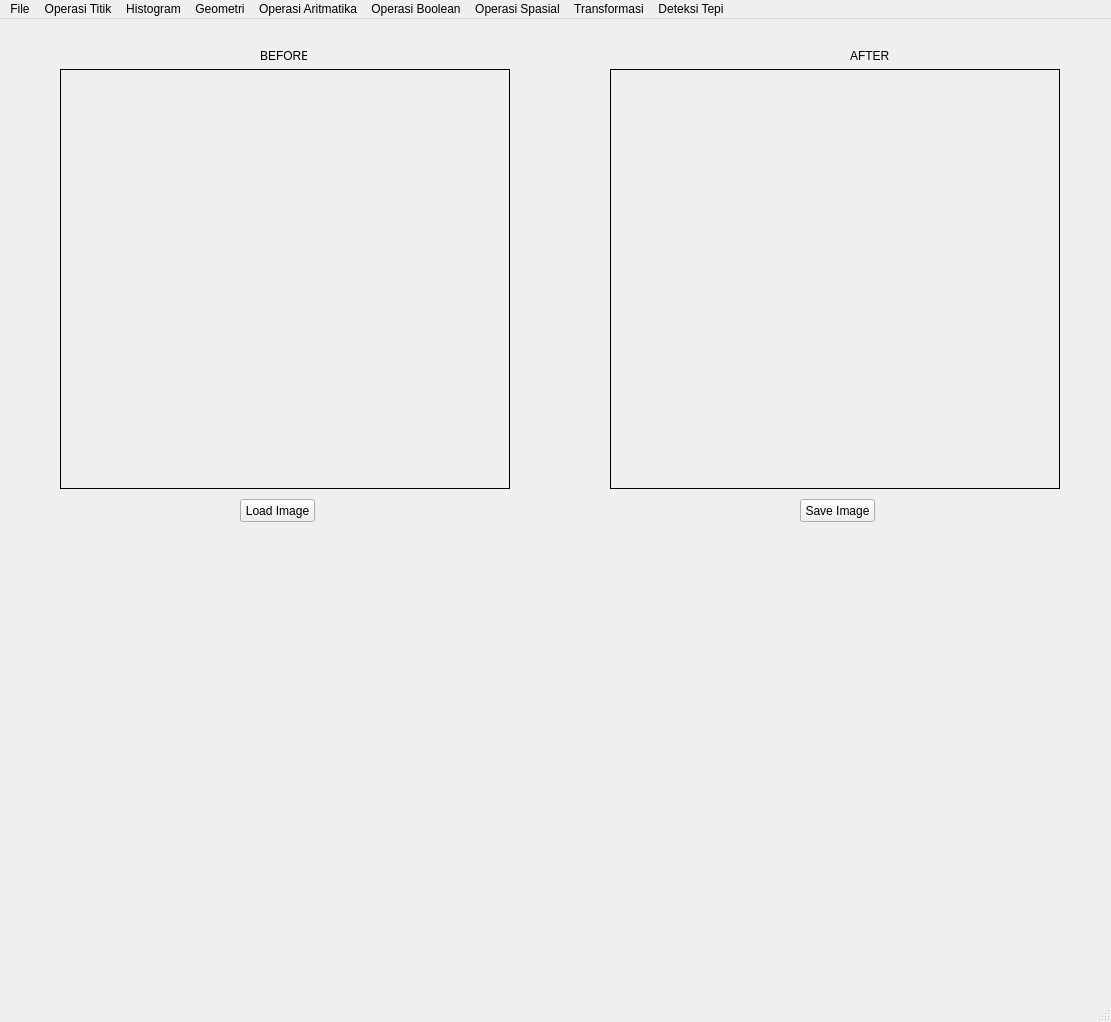
<?xml version="1.0" encoding="UTF-8"?>
<ui version="4.0">
 <author>Rhyred</author>
 <class>My_Program_152024141</class>
 <widget class="QMainWindow" name="My_Program_152024141">
  <property name="geometry">
   <rect>
    <x>0</x>
    <y>0</y>
    <width>1111</width>
    <height>1022</height>
   </rect>
  </property>
  <property name="windowTitle">
   <string>MainWindow</string>
  </property>
  <widget class="QWidget" name="centralwidget">
   <widget class="QPushButton" name="loadButton">
    <property name="geometry">
     <rect>
      <x>240</x>
      <y>480</y>
      <width>75</width>
      <height>23</height>
     </rect>
    </property>
    <property name="text">
     <string>Load Image</string>
    </property>
   </widget>
   <widget class="QLabel" name="imgLabel">
    <property name="geometry">
     <rect>
      <x>60</x>
      <y>50</y>
      <width>450</width>
      <height>420</height>
     </rect>
    </property>
    <property name="frameShape">
     <enum>QFrame::Box</enum>
    </property>
    <property name="text">
     <string/>
    </property>
   </widget>
   <widget class="QLabel" name="hasilLabel">
    <property name="geometry">
     <rect>
      <x>610</x>
      <y>50</y>
      <width>450</width>
      <height>420</height>
     </rect>
    </property>
    <property name="frameShape">
     <enum>QFrame::Box</enum>
    </property>
    <property name="text">
     <string/>
    </property>
   </widget>
   <widget class="QPushButton" name="saveButton">
    <property name="geometry">
     <rect>
      <x>800</x>
      <y>480</y>
      <width>75</width>
      <height>23</height>
     </rect>
    </property>
    <property name="text">
     <string>Save Image</string>
    </property>
   </widget>
   <widget class="QLabel" name="before">
    <property name="geometry">
     <rect>
      <x>260</x>
      <y>30</y>
      <width>47</width>
      <height>13</height>
     </rect>
    </property>
    <property name="text">
     <string>BEFORE</string>
    </property>
   </widget>
   <widget class="QLabel" name="after">
    <property name="geometry">
     <rect>
      <x>850</x>
      <y>30</y>
      <width>47</width>
      <height>13</height>
     </rect>
    </property>
    <property name="text">
     <string>AFTER</string>
    </property>
   </widget>
  </widget>
  <widget class="QMenuBar" name="menubar">
   <property name="geometry">
    <rect>
     <x>0</x>
     <y>0</y>
     <width>1111</width>
     <height>21</height>
    </rect>
   </property>
   <widget class="QMenu" name="menuFile">
    <property name="title">
     <string>File</string>
    </property>
    <addaction name="actionLoad_Image"/>
    <addaction name="actionSave_Image"/>
   </widget>
   <widget class="QMenu" name="menuOperasi_Titik">
    <property name="title">
     <string>Operasi Titik</string>
    </property>
    <addaction name="actionGrayScale"/>
    <addaction name="actionBrightness"/>
    <addaction name="actionSimple_Contrast"/>
    <addaction name="actionContrast_Stretching"/>
    <addaction name="actionNegative_Image"/>
    <addaction name="actionBiner_Image"/>
   </widget>
   <widget class="QMenu" name="menuHistogram">
    <property name="title">
     <string>Histogram</string>
    </property>
    <addaction name="actionGray_Histogram"/>
    <addaction name="actionRGB_Histogram"/>
    <addaction name="actionHistogram_Equalization"/>
   </widget>
   <widget class="QMenu" name="menuGeometri">
    <property name="title">
     <string>Geometri</string>
    </property>
    <addaction name="actionTranslasi"/>
    <addaction name="actionRotasi"/>
    <addaction name="actionResize"/>
    <addaction name="actionCrop"/>
   </widget>
   <widget class="QMenu" name="menuOperasi_Aritmatika">
    <property name="title">
     <string>Operasi Aritmatika</string>
    </property>
    <addaction name="actionTambah"/>
    <addaction name="actionKurang"/>
    <addaction name="actionKali"/>
    <addaction name="actionBagi"/>
   </widget>
   <widget class="QMenu" name="menuOperasi_Boolean">
    <property name="title">
     <string>Operasi Boolean</string>
    </property>
    <addaction name="actionAnd"/>
    <addaction name="actionOr"/>
    <addaction name="actionXor"/>
   </widget>
   <widget class="QMenu" name="menuOperasi_Spasial">
    <property name="title">
     <string>Operasi Spasial</string>
    </property>
    <addaction name="actionFilter"/>
    <addaction name="actionMean_Filter"/>
    <addaction name="actionGaussian_Filter"/>
    <addaction name="actionSharpening"/>
    <addaction name="actionMedian_Filter"/>
    <addaction name="actionMax_Filter"/>
    <addaction name="actionMin_Filter"/>
   </widget>
   <widget class="QMenu" name="menuTransformasi">
    <property name="title">
     <string>Transformasi</string>
    </property>
    <addaction name="actionDFT_Smoothing"/>
    <addaction name="actionDFT_Edge_Detection"/>
   </widget>
   <widget class="QMenu" name="menuDeteksi_Tepi">
    <property name="title">
     <string>Deteksi Tepi</string>
    </property>
    <addaction name="actionSobel"/>
    <addaction name="actionPrewitt"/>
    <addaction name="actionRoberts"/>
    <addaction name="actionCanny"/>
   </widget>
   <addaction name="menuFile"/>
   <addaction name="menuOperasi_Titik"/>
   <addaction name="menuHistogram"/>
   <addaction name="menuGeometri"/>
   <addaction name="menuOperasi_Aritmatika"/>
   <addaction name="menuOperasi_Boolean"/>
   <addaction name="menuOperasi_Spasial"/>
   <addaction name="menuTransformasi"/>
   <addaction name="menuDeteksi_Tepi"/>
  </widget>
  <widget class="QStatusBar" name="statusbar"/>
  <action name="actionGrayScale">
   <property name="text">
    <string>GrayScale</string>
   </property>
  </action>
  <action name="actionLoad_Image">
   <property name="text">
    <string>Load Image</string>
   </property>
  </action>
  <action name="actionSave_Image">
   <property name="text">
    <string>Save Image</string>
   </property>
  </action>
  <action name="actionBrightness">
   <property name="text">
    <string>Brightness</string>
   </property>
  </action>
  <action name="actionSimple_Contrast">
   <property name="text">
    <string>Simple Contrast</string>
   </property>
  </action>
  <action name="actionContrast_Stretching">
   <property name="text">
    <string>Contrast Stretching</string>
   </property>
  </action>
  <action name="actionNegative_Image">
   <property name="text">
    <string>Negative Image</string>
   </property>
  </action>
  <action name="actionBiner_Image">
   <property name="text">
    <string>Biner Image</string>
   </property>
  </action>
  <action name="actionGray_Histogram">
   <property name="text">
    <string>Histogram Grayscale</string>
   </property>
  </action>
  <action name="actionRGB_Histogram">
   <property name="text">
    <string>Histogram RGB</string>
   </property>
  </action>
  <action name="actionHistogram_Equalization">
   <property name="text">
    <string>Histogram Equalization</string>
   </property>
  </action>
  <action name="actionTranslasi">
   <property name="text">
    <string>Translasi</string>
   </property>
  </action>
  <action name="actionRotasi">
   <property name="text">
    <string>Rotasi</string>
   </property>
  </action>
  <action name="actionResize">
   <property name="text">
    <string>Resize</string>
   </property>
  </action>
  <action name="actionCrop">
   <property name="text">
    <string>Crop Image</string>
   </property>
  </action>
  <action name="actionTambah">
   <property name="text">
    <string>Tambah +</string>
   </property>
  </action>
  <action name="actionKurang">
   <property name="text">
    <string>Kurang -</string>
   </property>
  </action>
  <action name="actionKali">
   <property name="text">
    <string>Kali x</string>
   </property>
  </action>
  <action name="actionBagi">
   <property name="text">
    <string>Bagi /</string>
   </property>
  </action>
  <action name="actionAnd">
   <property name="text">
    <string>AND &amp;&amp;</string>
   </property>
  </action>
  <action name="actionOr">
   <property name="text">
    <string>OR ||</string>
   </property>
  </action>
  <action name="actionXor">
   <property name="text">
    <string>XOR ^</string>
   </property>
  </action>
  <action name="actionFilter">
   <property name="text">
    <string>Filtering</string>
   </property>
  </action>
  <action name="actionMean_Filter">
   <property name="text">
    <string>Mean Filtering</string>
   </property>
  </action>
  <action name="actionGaussian_Filter">
   <property name="text">
    <string>Gaussian Filtering</string>
   </property>
  </action>
  <action name="actionSharpening">
   <property name="text">
    <string>Sharpening</string>
   </property>
  </action>
  <action name="actionMedian_Filter">
   <property name="text">
    <string>Median Filtering</string>
   </property>
  </action>
  <action name="actionMax_Filter">
   <property name="text">
    <string>Max Filtering</string>
   </property>
  </action>
  <action name="actionMin_Filter">
   <property name="text">
    <string>Min Filtering</string>
   </property>
  </action>
  <action name="actionDFT_Smoothing">
   <property name="text">
    <string>DFT Smoothing Image</string>
   </property>
  </action>
  <action name="actionDFT_Edge_Detection">
   <property name="text">
    <string>DFT Edge Detection</string>
   </property>
  </action>
  <action name="actionSobel">
   <property name="text">
    <string>Sobel</string>
   </property>
  </action>
  <action name="actionPrewitt">
   <property name="text">
    <string>Prewitt</string>
   </property>
  </action>
  <action name="actionRoberts">
   <property name="text">
    <string>Roberts</string>
   </property>
  </action>
  <action name="actioncanny">
   <property name="text">
    <string>canny</string>
   </property>
  </action>
  <action name="actionCanny">
   <property name="text">
    <string>Canny</string>
   </property>
  </action>
 </widget>
 <resources/>
 <connections/>
</ui>
